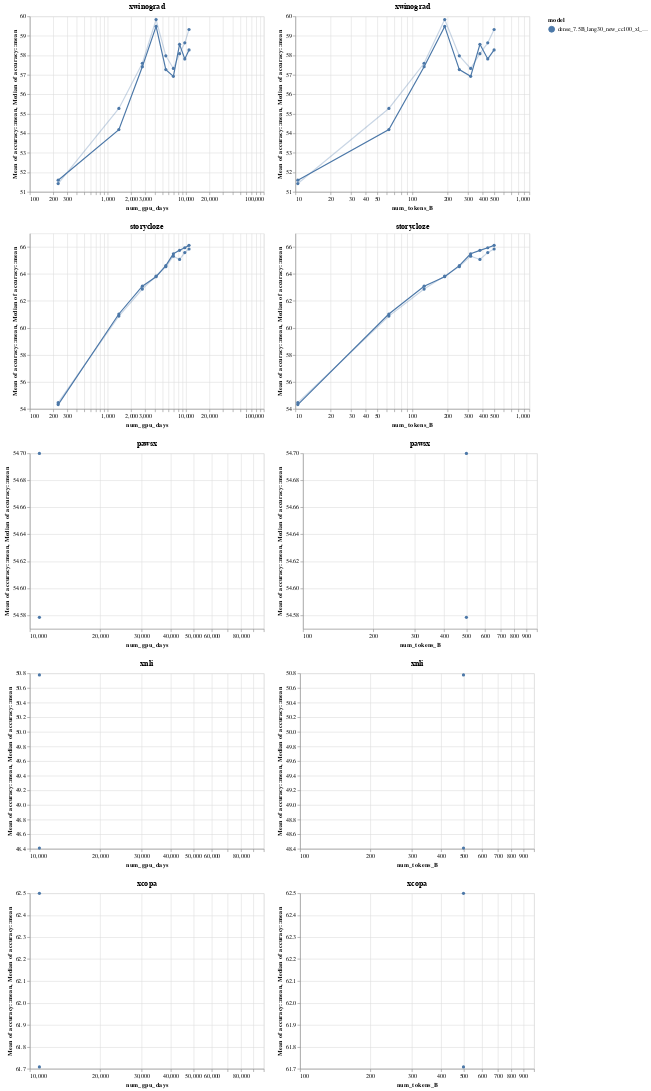

Notebook code cell kept with this figure:
### Code cell
chart = alt.vconcat()
for task in multi_result_df.task.unique():
    if (task.startswith('mlama')):
        continue
    row1_mean = alt.Chart(multi_result_df).mark_line(point=True).encode(
        x=alt.X("num_tokens_B:Q", scale=alt.Scale(type='log')),
        y=alt.Y("mean(accuracy::mean)", type="quantitative", scale=alt.Scale(zero=False)),
        color="model:N"
    ).transform_filter(
        (datum.nb_few_shot_samples == 0)
        & (datum.task == task)
    ).properties(
        title=task
    )
    row1_median = alt.Chart(multi_result_df).mark_line(opacity=0.3, point=True).encode(
        x=alt.X("num_tokens_B:Q", scale=alt.Scale(type='log')),
        y=alt.Y("median(accuracy::mean)", type="quantitative", scale=alt.Scale(zero=False)),
        color="model:N"
    ).transform_filter(
        (datum.nb_few_shot_samples == 0)
        & (datum.task == task)
    ).properties(
        title=task
    )
    row2_mean = alt.Chart(multi_result_df).mark_line(point=True).encode(
        x=alt.X("num_gpu_days:Q", scale=alt.Scale(type='log')),
        y=alt.Y("mean(accuracy::mean)", type="quantitative", scale=alt.Scale(zero=False)),
        color="model:N"
    ).transform_filter(
        (datum.nb_few_shot_samples == 0)
        & (datum.task == task)
    ).properties(
        title=task
    )
    row2_median = alt.Chart(multi_result_df).mark_line(opacity=0.3, point=True).encode(
        x=alt.X("num_gpu_days:Q", scale=alt.Scale(type='log')),
        y=alt.Y("median(accuracy::mean)", type="quantitative", scale=alt.Scale(zero=False)),
        color="model:N"
    ).transform_filter(
        (datum.nb_few_shot_samples == 0)
        & (datum.task == task)
    ).properties(
        title=task
    )
    chart &= ((row2_mean + row2_median) | (row1_mean+row1_median))
chart

### Figure 1 — Vega-Lite specification as saved in the notebook (floating-point values rounded to 4 significant figures; data arrays with more than 128 entries replaced by an {"elided": "..."} marker saying what was removed)
{"config": {"view": {"continuousWidth": 400, "continuousHeight": 300}}, "vconcat": [{"hconcat": [{"layer": [{"mark": {"type": "line", "point": true}, "encoding": {"color": {"type": "nominal", "field": "model"}, "x": {"type": "quantitative", "field": "num_gpu_days", "scale": {"type": "log"}}, "y": {"type": "quantitative", "aggregate": "mean", "field": "accuracy::mean", "scale": {"zero": false}}}, "title": "xwinograd", "transform": [{"filter": "((datum.nb_few_shot_samples === 0) && (datum.task === 'xwinograd'))"}]}, {"mark": {"type": "line", "opacity": 0.3, "point": true}, "encoding": {"color": {"type": "nominal", "field": "model"}, "x": {"type": "quantitative", "field": "num_gpu_days", "scale": {"type": "log"}}, "y": {"type": "quantitative", "aggregate": "median", "field": "accuracy::mean", "scale": {"zero": false}}}, "title": "xwinograd", "transform": [{"filter": "((datum.nb_few_shot_samples === 0) && (datum.task === 'xwinograd'))"}]}]}, {"layer": [{"mark": {"type": "line", "point": true}, "encoding": {"color": {"type": "nominal", "field": "model"}, "x": {"type": "quantitative", "field": "num_tokens_B", "scale": {"type": "log"}}, "y": {"type": "quantitative", "aggregate": "mean", "field": "accuracy::mean", "scale": {"zero": false}}}, "title": "xwinograd", "transform": [{"filter": "((datum.nb_few_shot_samples === 0) && (datum.task === 'xwinograd'))"}]}, {"mark": {"type": "line", "opacity": 0.3, "point": true}, "encoding": {"color": {"type": "nominal", "field": "model"}, "x": {"type": "quantitative", "field": "num_tokens_B", "scale": {"type": "log"}}, "y": {"type": "quantitative", "aggregate": "median", "field": "accuracy::mean", "scale": {"zero": false}}}, "title": "xwinograd", "transform": [{"filter": "((datum.nb_few_shot_samples === 0) && (datum.task === 'xwinograd'))"}]}]}]}, {"hconcat": [{"layer": [{"mark": {"type": "line", "point": true}, "encoding": {"color": {"type": "nominal", "field": "model"}, "x": {"type": "quantitative", "field": "num_gpu_days", "scale": {"type": "log"}}, "y": {"type": "quantitative", "aggregate": "mean", "field": "accuracy::mean", "scale": {"zero": false}}}, "title": "storycloze", "transform": [{"filter": "((datum.nb_few_shot_samples === 0) && (datum.task === 'storycloze'))"}]}, {"mark": {"type": "line", "opacity": 0.3, "point": true}, "encoding": {"color": {"type": "nominal", "field": "model"}, "x": {"type": "quantitative", "field": "num_gpu_days", "scale": {"type": "log"}}, "y": {"type": "quantitative", "aggregate": "median", "field": "accuracy::mean", "scale": {"zero": false}}}, "title": "storycloze", "transform": [{"filter": "((datum.nb_few_shot_samples === 0) && (datum.task === 'storycloze'))"}]}]}, {"layer": [{"mark": {"type": "line", "point": true}, "encoding": {"color": {"type": "nominal", "field": "model"}, "x": {"type": "quantitative", "field": "num_tokens_B", "scale": {"type": "log"}}, "y": {"type": "quantitative", "aggregate": "mean", "field": "accuracy::mean", "scale": {"zero": false}}}, "title": "storycloze", "transform": [{"filter": "((datum.nb_few_shot_samples === 0) && (datum.task === 'storycloze'))"}]}, {"mark": {"type": "line", "opacity": 0.3, "point": true}, "encoding": {"color": {"type": "nominal", "field": "model"}, "x": {"type": "quantitative", "field": "num_tokens_B", "scale": {"type": "log"}}, "y": {"type": "quantitative", "aggregate": "median", "field": "accuracy::mean", "scale": {"zero": false}}}, "title": "storycloze", "transform": [{"filter": "((datum.nb_few_shot_samples === 0) && (datum.task === 'storycloze'))"}]}]}]}, {"hconcat": [{"layer": [{"mark": {"type": "line", "point": true}, "encoding": {"color": {"type": "nominal", "field": "model"}, "x": {"type": "quantitative", "field": "num_gpu_days", "scale": {"type": "log"}}, "y": {"type": "quantitative", "aggregate": "mean", "field": "accuracy::mean", "scale": {"zero": false}}}, "title": "pawsx", "transform": [{"filter": "((datum.nb_few_shot_samples === 0) && (datum.task === 'pawsx'))"}]}, {"mark": {"type": "line", "opacity": 0.3, "point": true}, "encoding": {"color": {"type": "nominal", "field": "model"}, "x": {"type": "quantitative", "field": "num_gpu_days", "scale": {"type": "log"}}, "y": {"type": "quantitative", "aggregate": "median", "field": "accuracy::mean", "scale": {"zero": false}}}, "title": "pawsx", "transform": [{"filter": "((datum.nb_few_shot_samples === 0) && (datum.task === 'pawsx'))"}]}]}, {"layer": [{"mark": {"type": "line", "point": true}, "encoding": {"color": {"type": "nominal", "field": "model"}, "x": {"type": "quantitative", "field": "num_tokens_B", "scale": {"type": "log"}}, "y": {"type": "quantitative", "aggregate": "mean", "field": "accuracy::mean", "scale": {"zero": false}}}, "title": "pawsx", "transform": [{"filter": "((datum.nb_few_shot_samples === 0) && (datum.task === 'pawsx'))"}]}, {"mark": {"type": "line", "opacity": 0.3, "point": true}, "encoding": {"color": {"type": "nominal", "field": "model"}, "x": {"type": "quantitative", "field": "num_tokens_B", "scale": {"type": "log"}}, "y": {"type": "quantitative", "aggregate": "median", "field": "accuracy::mean", "scale": {"zero": false}}}, "title": "pawsx", "transform": [{"filter": "((datum.nb_few_shot_samples === 0) && (datum.task === 'pawsx'))"}]}]}]}, {"hconcat": [{"layer": [{"mark": {"type": "line", "point": true}, "encoding": {"color": {"type": "nominal", "field": "model"}, "x": {"type": "quantitative", "field": "num_gpu_days", "scale": {"type": "log"}}, "y": {"type": "quantitative", "aggregate": "mean", "field": "accuracy::mean", "scale": {"zero": false}}}, "title": "xnli", "transform": [{"filter": "((datum.nb_few_shot_samples === 0) && (datum.task === 'xnli'))"}]}, {"mark": {"type": "line", "opacity": 0.3, "point": true}, "encoding": {"color": {"type": "nominal", "field": "model"}, "x": {"type": "quantitative", "field": "num_gpu_days", "scale": {"type": "log"}}, "y": {"type": "quantitative", "aggregate": "median", "field": "accuracy::mean", "scale": {"zero": false}}}, "title": "xnli", "transform": [{"filter": "((datum.nb_few_shot_samples === 0) && (datum.task === 'xnli'))"}]}]}, {"layer": [{"mark": {"type": "line", "point": true}, "encoding": {"color": {"type": "nominal", "field": "model"}, "x": {"type": "quantitative", "field": "num_tokens_B", "scale": {"type": "log"}}, "y": {"type": "quantitative", "aggregate": "mean", "field": "accuracy::mean", "scale": {"zero": false}}}, "title": "xnli", "transform": [{"filter": "((datum.nb_few_shot_samples === 0) && (datum.task === 'xnli'))"}]}, {"mark": {"type": "line", "opacity": 0.3, "point": true}, "encoding": {"color": {"type": "nominal", "field": "model"}, "x": {"type": "quantitative", "field": "num_tokens_B", "scale": {"type": "log"}}, "y": {"type": "quantitative", "aggregate": "median", "field": "accuracy::mean", "scale": {"zero": false}}}, "title": "xnli", "transform": [{"filter": "((datum.nb_few_shot_samples === 0) && (datum.task === 'xnli'))"}]}]}]}, {"hconcat": [{"layer": [{"mark": {"type": "line", "point": true}, "encoding": {"color": {"type": "nominal", "field": "model"}, "x": {"type": "quantitative", "field": "num_gpu_days", "scale": {"type": "log"}}, "y": {"type": "quantitative", "aggregate": "mean", "field": "accuracy::mean", "scale": {"zero": false}}}, "title": "xcopa", "transform": [{"filter": "((datum.nb_few_shot_samples === 0) && (datum.task === 'xcopa'))"}]}, {"mark": {"type": "line", "opacity": 0.3, "point": true}, "encoding": {"color": {"type": "nominal", "field": "model"}, "x": {"type": "quantitative", "field": "num_gpu_days", "scale": {"type": "log"}}, "y": {"type": "quantitative", "aggregate": "median", "field": "accuracy::mean", "scale": {"zero": false}}}, "title": "xcopa", "transform": [{"filter": "((datum.nb_few_shot_samples === 0) && (datum.task === 'xcopa'))"}]}]}, {"layer": [{"mark": {"type": "line", "point": true}, "encoding": {"color": {"type": "nominal", "field": "model"}, "x": {"type": "quantitative", "field": "num_tokens_B", "scale": {"type": "log"}}, "y": {"type": "quantitative", "aggregate": "mean", "field": "accuracy::mean", "scale": {"zero": false}}}, "title": "xcopa", "transform": [{"filter": "((datum.nb_few_shot_samples === 0) && (datum.task === 'xcopa'))"}]}, {"mark": {"type": "line", "opacity": 0.3, "point": true}, "encoding": {"color": {"type": "nominal", "field": "model"}, "x": {"type": "quantitative", "field": "num_tokens_B", "scale": {"type": "log"}}, "y": {"type": "quantitative", "aggregate": "median", "field": "accuracy::mean", "scale": {"zero": false}}}, "title": "xcopa", "transform": [{"filter": "((datum.nb_few_shot_samples === 0) && (datum.task === 'xcopa'))"}]}]}]}], "data": {"name": "data-ae69ba55cf64b2dbe3f03f5f3a66dd58"}, "$schema": "https://vega.github.io/schema/vega-lite/v4.8.1.json", "datasets": {"data-ae69ba55cf64b2dbe3f03f5f3a66dd58": {"elided": "306 records"}}}
